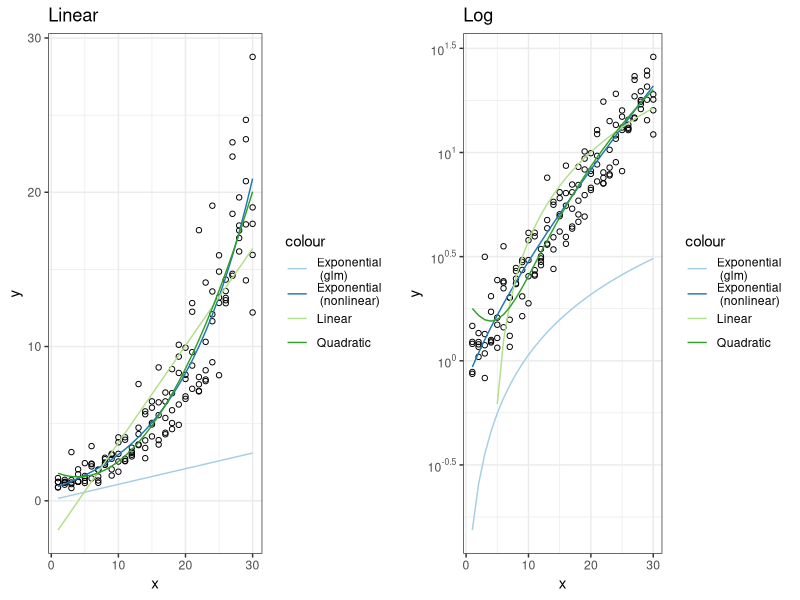

The R script that drew this image:
require(tidyverse)
require(gridExtra)
require(scales)

# Exponential ---------------------------------------------------------------------------------------
simulate.exponential <- 
  function(N, xRange = c(1,N), nReps, alpha, beta, theta, muErr, sdErr, errorType, ...){
  
  exp.data <- data.frame(x = rep(seq(xRange[1], xRange[2], length.out = N), nReps), y = NA)
  
  if(errorType %in% c("Mult", "mult", "Multiplicative", "multiplicative")){
     exp.data$y <- alpha*exp(beta*exp.data$x + rnorm(N*nReps, muErr, sdErr)) + theta
  } else { 
    if(errorType %in% c("Add", "add", "Additive", "additive")){
      exp.data$y <- alpha*exp(beta*exp.data$x) + theta + rnorm(N*nReps, muErr, sdErr)
    }
  }

  return(exp.data)
}

# Quadratic ------------------------------------------------------------------------

simulate.quadratic <- 
  function(N, nReps, xRange = c(1,N), beta0, beta1, beta2, muErr, sdErr, ...){
    
    quad.data <- data.frame(x = rep(seq(xRange[1], xRange[2], length.out = N), nReps), y = NA)
    quad.data$y <- beta0 + beta1*quad.data$x + beta2*quad.data$x^2 + rnorm(N*nReps, muErr, sdErr)
    
    return(quad.data)
  }

# Overall Simulation Function ----------------------------------------------------------------

simulate.data <- 
  function(simulateFunction, ...){
    sim.data <- simulateFunction(...)
  }

# Evaluate Fit -------------------------------------------------------------------------------

fit.models <- 
  function(sim.data){
      
      #fit glm exponential model (BEWARE HERE)
      glm.mod <- glm(y ~ x, data = sim.data[(sim.data$y > 0),], family = Gamma(link="log"))
    
      # fit nonlinear exponential model
      theta.0 <- min(sim.data$y) * 0.5  
      model.0 <- lm(log(y) ~ x, data=sim.data)  
      alpha.0 <- exp(coef(model.0)[1])
      beta.0 <- coef(model.0)[2]
      start <- list(alpha = alpha.0, beta = beta.0, theta = theta.0)
      exp.mod   <- model <- nls(y ~ alpha * exp(beta * x) + theta , data = sim.data, start = start)
      
      # fit quadratic model
      quad.mod  <- lm(y ~ x + I(x^2), data = sim.data)
        
      # fit linear model
      lin.mod   <- lm(y ~ x, data = sim.data)
      
      # Calculate lack of fit
      if(nrow(sim.data)/length(unique(sim.data$x)) > 1){
        lof.mod <- lm(y ~ as.factor(x), data = sim.data)
        lof <- anova(lof.mod) %>% 
          as.data.frame() %>%
          filter(row.names(.) == "as.factor(x)")
      } else {
        lof.mod <- NULL
        lof <- NULL
      }
              
      return(list(sim.data = sim.data, glm.mod = glm.mod, exp.mod = exp.mod, quad.mod = quad.mod, lin.mod = lin.mod, lof.mod = lof.mod, lof = lof))
  }

# Trial -------------------------------------------------------------------

sim.data <- simulate.data(simulateFunction = simulate.exponential, 
                          N = 30, 
                          nReps = 5,
                          xRange = c(1,30), 
                          
                          # Exponential Parameters
                          alpha = 1,
                          beta = 0.1, 
                          theta = 0,
                          
                          # Quadratic Parameters
                          beta0 = 0,
                          beta1 = 0, 
                          beta2 = 0.1,
                          
                          muErr = 0, 
                          sdErr = 0.25,
                          errorType = "mult")

sim.fit <- fit.models(sim.data)

lin.fit <- c("Exponential (glm)", "Exponential (nonlinear)", "Linear", "Quadratic")

lin.plot <- sim.fit$sim.data %>%
  ggplot(aes(x = x, y = y)) +
  geom_point(shape = 1) +
  scale_color_brewer(palette = "Paired") +
  theme_bw() +
  ggtitle("Linear")
if("Exponential (glm)" %in% lin.fit){
  lin.plot <- lin.plot + geom_line(aes(y = predict(sim.fit$glm.mod, dispersion = 1), color = "Exponential \n (glm)"))
} 
if("Exponential (nonlinear)" %in% lin.fit){
  lin.plot <- lin.plot + geom_line(aes(y = predict(sim.fit$exp.mod), color = "Exponential \n (nonlinear)"))
} 
if("Linear" %in% lin.fit){
  lin.plot <- lin.plot + geom_line(aes(y = predict(sim.fit$lin.mod), color = "Linear"))
} 
if("Quadratic" %in% lin.fit){
    lin.plot <- lin.plot + geom_line(aes(y = predict(sim.fit$quad.mod), color = "Quadratic"))
}

log.fit <- c("Exponential (glm)", "Exponential (nonlinear)", "Linear", "Quadratic")

log.plot <- sim.fit$sim.data %>%
  ggplot(aes(x = x, y = y)) +
  geom_point(shape = 1) +
  scale_y_continuous(trans = "log10",
                     breaks = trans_breaks("log10", function(x) 10^x),
                     labels = trans_format("log10", math_format(10^.x))) +
  scale_color_brewer(palette = "Paired") +
  theme_bw() +
  ggtitle("Log")
if("Exponential (glm)" %in% log.fit){
  log.plot <- log.plot + geom_line(aes(y = predict(sim.fit$glm.mod, dispersion = 1), color = "Exponential \n (glm)"))
} 
if("Exponential (nonlinear)" %in% log.fit){
  log.plot <- log.plot + geom_line(aes(y = predict(sim.fit$exp.mod), color = "Exponential \n (nonlinear)"))
} 
if("Linear" %in% log.fit){
  log.plot <- log.plot + geom_line(aes(y = predict(sim.fit$lin.mod), color = "Linear"))
} 
if("Quadratic" %in% log.fit){
  log.plot <- log.plot + geom_line(aes(y = predict(sim.fit$quad.mod), color = "Quadratic"))
}

grid.arrange(lin.plot, log.plot, ncol=2)
